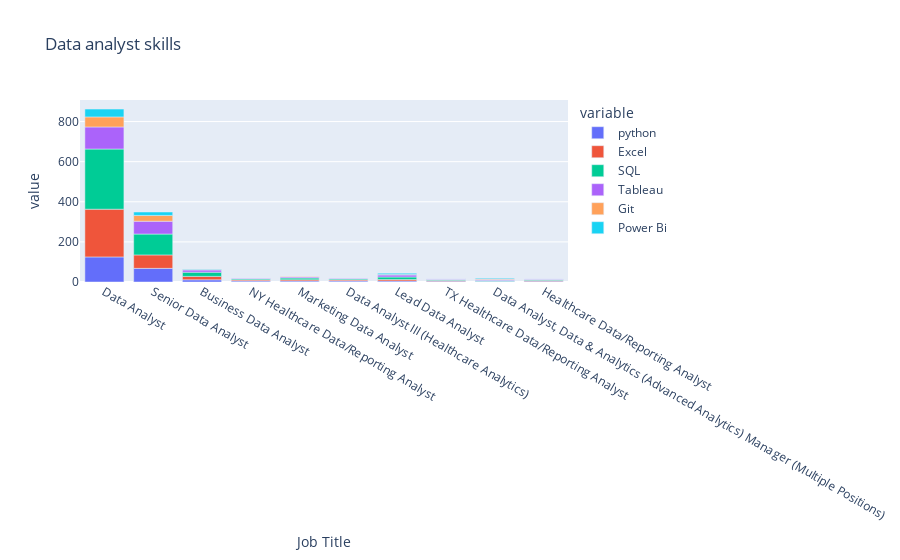

The cell this chart's notebook holds for it:
### Code cell
fig = px.bar(skills, x=skills.index, y=["python", "Excel", "SQL", "Tableau","Git","Power Bi"], title="Data analyst skills")
fig.show()

### Figure 1 — Plotly figure (JSON) as saved in the notebook; plotly's stock layout.template omitted (floating-point values rounded to 4 significant figures)
{"data": [{"alignmentgroup": "True", "hovertemplate": "variable=python<br>Job Title=%{x}<br>value=%{y}<extra></extra>", "legendgroup": "python", "marker": {"color": "#636efa", "pattern": {"shape": ""}}, "name": "python", "offsetgroup": "python", "orientation": "v", "showlegend": true, "textposition": "auto", "type": "bar", "x": ["Data Analyst", "Senior Data Analyst", "Business Data Analyst", "NY Healthcare Data/Reporting Analyst", "Marketing Data Analyst", "Data Analyst III (Healthcare Analytics)", "Lead Data Analyst", "TX Healthcare Data/Reporting Analyst", "Data Analyst, Data & Analytics (Advanced Analytics) Manager (Multiple Positions)", "Healthcare Data/Reporting Analyst"], "xaxis": "x", "y": [125, 68, 11, 5, 5, 5, 5, 4, 4, 4], "yaxis": "y"}, {"alignmentgroup": "True", "hovertemplate": "variable=Excel<br>Job Title=%{x}<br>value=%{y}<extra></extra>", "legendgroup": "Excel", "marker": {"color": "#EF553B", "pattern": {"shape": ""}}, "name": "Excel", "offsetgroup": "Excel", "orientation": "v", "showlegend": true, "textposition": "auto", "type": "bar", "x": ["Data Analyst", "Senior Data Analyst", "Business Data Analyst", "NY Healthcare Data/Reporting Analyst", "Marketing Data Analyst", "Data Analyst III (Healthcare Analytics)", "Lead Data Analyst", "TX Healthcare Data/Reporting Analyst", "Data Analyst, Data & Analytics (Advanced Analytics) Manager (Multiple Positions)", "Healthcare Data/Reporting Analyst"], "xaxis": "x", "y": [238, 67, 17, 5, 6, 5, 7, 4, 0, 4], "yaxis": "y"}, {"alignmentgroup": "True", "hovertemplate": "variable=SQL<br>Job Title=%{x}<br>value=%{y}<extra></extra>", "legendgroup": "SQL", "marker": {"color": "#00cc96", "pattern": {"shape": ""}}, "name": "SQL", "offsetgroup": "SQL", "orientation": "v", "showlegend": true, "textposition": "auto", "type": "bar", "x": ["Data Analyst", "Senior Data Analyst", "Business Data Analyst", "NY Healthcare Data/Reporting Analyst", "Marketing Data Analyst", "Data Analyst III (Healthcare Analytics)", "Lead Data Analyst", "TX Healthcare Data/Reporting Analyst", "Data Analyst, Data & Analytics (Advanced Analytics) Manager (Multiple Positions)", "Healthcare Data/Reporting Analyst"], "xaxis": "x", "y": [300, 104, 21, 5, 9, 5, 13, 4, 4, 4], "yaxis": "y"}, {"alignmentgroup": "True", "hovertemplate": "variable=Tableau<br>Job Title=%{x}<br>value=%{y}<extra></extra>", "legendgroup": "Tableau", "marker": {"color": "#ab63fa", "pattern": {"shape": ""}}, "name": "Tableau", "offsetgroup": "Tableau", "orientation": "v", "showlegend": true, "textposition": "auto", "type": "bar", "x": ["Data Analyst", "Senior Data Analyst", "Business Data Analyst", "NY Healthcare Data/Reporting Analyst", "Marketing Data Analyst", "Data Analyst III (Healthcare Analytics)", "Lead Data Analyst", "TX Healthcare Data/Reporting Analyst", "Data Analyst, Data & Analytics (Advanced Analytics) Manager (Multiple Positions)", "Healthcare Data/Reporting Analyst"], "xaxis": "x", "y": [110, 64, 11, 5, 5, 5, 10, 4, 4, 4], "yaxis": "y"}, {"alignmentgroup": "True", "hovertemplate": "variable=Git<br>Job Title=%{x}<br>value=%{y}<extra></extra>", "legendgroup": "Git", "marker": {"color": "#FFA15A", "pattern": {"shape": ""}}, "name": "Git", "offsetgroup": "Git", "orientation": "v", "showlegend": true, "textposition": "auto", "type": "bar", "x": ["Data Analyst", "Senior Data Analyst", "Business Data Analyst", "NY Healthcare Data/Reporting Analyst", "Marketing Data Analyst", "Data Analyst III (Healthcare Analytics)", "Lead Data Analyst", "TX Healthcare Data/Reporting Analyst", "Data Analyst, Data & Analytics (Advanced Analytics) Manager (Multiple Positions)", "Healthcare Data/Reporting Analyst"], "xaxis": "x", "y": [50, 29, 2, 0, 4, 0, 3, 0, 4, 0], "yaxis": "y"}, {"alignmentgroup": "True", "hovertemplate": "variable=Power Bi<br>Job Title=%{x}<br>value=%{y}<extra></extra>", "legendgroup": "Power Bi", "marker": {"color": "#19d3f3", "pattern": {"shape": ""}}, "name": "Power Bi", "offsetgroup": "Power Bi", "orientation": "v", "showlegend": true, "textposition": "auto", "type": "bar", "x": ["Data Analyst", "Senior Data Analyst", "Business Data Analyst", "NY Healthcare Data/Reporting Analyst", "Marketing Data Analyst", "Data Analyst III (Healthcare Analytics)", "Lead Data Analyst", "TX Healthcare Data/Reporting Analyst", "Data Analyst, Data & Analytics (Advanced Analytics) Manager (Multiple Positions)", "Healthcare Data/Reporting Analyst"], "xaxis": "x", "y": [39, 17, 3, 0, 0, 0, 6, 0, 4, 0], "yaxis": "y"}], "layout": {"barmode": "relative", "legend": {"title": {"text": "variable"}, "tracegroupgap": 0}, "title": {"text": "Data analyst skills"}, "xaxis": {"anchor": "y", "domain": [0, 1], "title": {"text": "Job Title"}}, "yaxis": {"anchor": "x", "domain": [0, 1], "title": {"text": "value"}}}}
